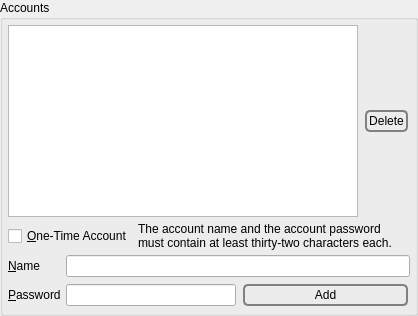
               <widget class="QGroupBox" name="accountsGB">
                <property name="title">
                 <string>Accounts</string>
                </property>
                <layout class="QVBoxLayout" name="verticalLayout_37">
                 <property name="spacing">
                  <number>5</number>
                 </property>
                 <property name="leftMargin">
                  <number>5</number>
                 </property>
                 <property name="topMargin">
                  <number>5</number>
                 </property>
                 <property name="rightMargin">
                  <number>5</number>
                 </property>
                 <property name="bottomMargin">
                  <number>5</number>
                 </property>
                 <item>
                  <layout class="QHBoxLayout" name="horizontalLayout_67">
                   <property name="topMargin">
                    <number>0</number>
                   </property>
                   <item>
                    <widget class="QListWidget" name="accounts">
                     <property name="tabKeyNavigation">
                      <bool>true</bool>
                     </property>
                     <property name="selectionBehavior">
                      <enum>QAbstractItemView::SelectRows</enum>
                     </property>
                     <property name="horizontalScrollMode">
                      <enum>QAbstractItemView::ScrollPerPixel</enum>
                     </property>
                    </widget>
                   </item>
                   <item>
                    <layout class="QVBoxLayout" name="verticalLayout_30">
                     <property name="topMargin">
                      <number>0</number>
                     </property>
                     <property name="rightMargin">
                      <number>0</number>
                     </property>
                     <item>
                      <widget class="QPushButton" name="deleteAccount">
                       <property name="sizePolicy">
                        <sizepolicy hsizetype="Fixed" vsizetype="Fixed">
                         <horstretch>0</horstretch>
                         <verstretch>0</verstretch>
                        </sizepolicy>
                       </property>
                       <property name="styleSheet">
                        <string notr="true">QPushButton {
 border: 2px solid gray;
 background-color: qlineargradient(x1: 0, y1: 0, x2: 0, y2: 1,
                                   stop: 0 #E0E0E0, stop: 1 #FFFFFF);
 border-radius: 5px;
 margin: 2px;
 padding: 2px;
 }




QPushButton:hover { 
background-color: qlineargradient(x1: 0, y1: 0, x2: 0, y2: 1,
                                   stop: 0 rgb(254,229,172), stop: 1 #FFFFFF);
background-position: top center; } 



QPushButton:pressed {
     background-color: darkgrey;
     border-style: inset;
 }
</string>
                       </property>
                       <property name="text">
                        <string>Delete</string>
                       </property>
                      </widget>
                     </item>
                    </layout>
                   </item>
                  </layout>
                 </item>
                 <item>
                  <layout class="QHBoxLayout" name="horizontalLayout_70">
                   <property name="topMargin">
                    <number>0</number>
                   </property>
                   <item>
                    <widget class="QCheckBox" name="ota">
                     <property name="sizePolicy">
                      <sizepolicy hsizetype="Fixed" vsizetype="Preferred">
                       <horstretch>0</horstretch>
                       <verstretch>0</verstretch>
                      </sizepolicy>
                     </property>
                     <property name="toolTip">
                      <string>If checked, the account will be removed after a client successfully authenticates itself.</string>
                     </property>
                     <property name="text">
                      <string>&amp;One-Time Account</string>
                     </property>
                    </widget>
                   </item>
                   <item>
                    <widget class="QLabel" name="label_88">
                     <property name="text">
                      <string>The account name and the account password must contain at least thirty-two characters each.</string>
                     </property>
                     <property name="wordWrap">
                      <bool>true</bool>
                     </property>
                    </widget>
                   </item>
                  </layout>
                 </item>
                 <item>
                  <layout class="QGridLayout" name="gridLayout_6">
                   <property name="spacing">
                    <number>5</number>
                   </property>
                   <item row="0" column="0">
                    <widget class="QLabel" name="label_47">
                     <property name="text">
                      <string>&amp;Name</string>
                     </property>
                     <property name="buddy">
                      <cstring>accountName</cstring>
                     </property>
                    </widget>
                   </item>
                   <item row="1" column="0">
                    <widget class="QLabel" name="label_48">
                     <property name="text">
                      <string>&amp;Password</string>
                     </property>
                     <property name="buddy">
                      <cstring>accountPassword</cstring>
                     </property>
                    </widget>
                   </item>
                   <item row="0" column="1">
                    <widget class="QLineEdit" name="accountName"/>
                   </item>
                   <item row="1" column="1">
                    <layout class="QHBoxLayout" name="horizontalLayout_30">
                     <item>
                      <widget class="QLineEdit" name="accountPassword">
                       <property name="echoMode">
                        <enum>QLineEdit::Password</enum>
                       </property>
                      </widget>
                     </item>
                     <item>
                      <widget class="QPushButton" name="addAccount">
                       <property name="sizePolicy">
                        <sizepolicy hsizetype="MinimumExpanding" vsizetype="Fixed">
                         <horstretch>0</horstretch>
                         <verstretch>0</verstretch>
                        </sizepolicy>
                       </property>
                       <property name="styleSheet">
                        <string notr="true">QPushButton {
 border: 2px solid gray;
 background-color: qlineargradient(x1: 0, y1: 0, x2: 0, y2: 1,
                                   stop: 0 #E0E0E0, stop: 1 #FFFFFF);
 border-radius: 5px;
 margin: 2px;
 padding: 2px;
 }




QPushButton:hover { 
background-color: qlineargradient(x1: 0, y1: 0, x2: 0, y2: 1,
                                   stop: 0 rgb(254,229,172), stop: 1 #FFFFFF);
background-position: top center; } 



QPushButton:pressed {
     background-color: darkgrey;
     border-style: inset;
 }
</string>
                       </property>
                       <property name="text">
                        <string>Add</string>
                       </property>
                       <property name="icon">
                        <iconset>
                         <normaloff>:/nuvola/add.png</normaloff>:/nuvola/add.png</iconset>
                       </property>
                      </widget>
                     </item>
                    </layout>
                   </item>
                  </layout>
                 </item>
                </layout>
               </widget>
